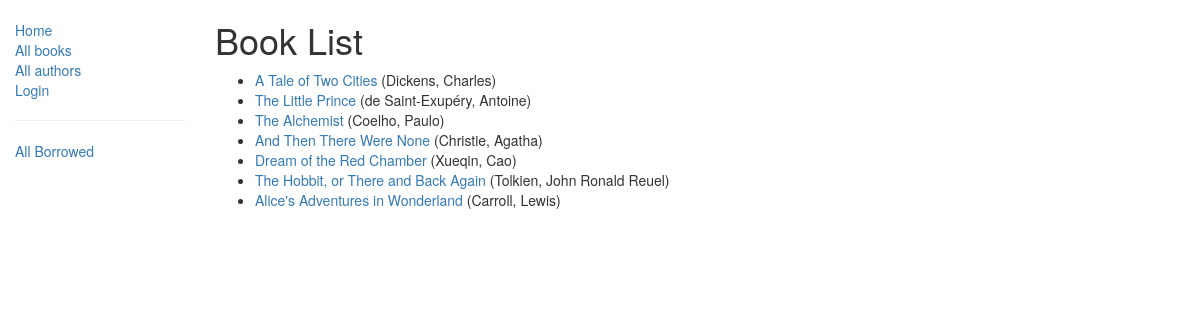
/catalog/books/, run on the app's committed database.
### catalog/models.py (models this page shows, shortened)
class Book(models.Model):
    title = models.CharField(max_length=200)
    author = models.ForeignKey('Author', on_delete=models.SET_NULL, null=True)
    summary = models.TextField(max_length=1000, help_text="Enter a brief description of the book")
    isbn = models.CharField('ISBN',max_length=13, help_text='13 Character <a href="https://www.isbn-international.org/content/what-isbn">ISBN number</a>')
    genre = models.ManyToManyField(Genre, help_text="Select a genre for this book")
    language = models.ForeignKey('Language', on_delete=models.SET_NULL, null=True)
    cover = models.ImageField(upload_to ='images/', help_text="Select a cover for this book", null=True)
    def get_absolute_url(self):
        return reverse('book-detail', args=[str(self.id)])
    def display_genre(self):
        """
        Creates a string for the Genre. This is required to display genre in Admin.
        """
        return ', '.join([genre.name for genre in self.genre.all()[:3]])
    display_genre.short_description = 'Genre'

class Author(models.Model):
    first_name = models.CharField(max_length=100)
    last_name = models.CharField(max_length=100)
    date_of_birth = models.DateField(null=True, blank=True)
    date_of_death = models.DateField('Died', null=True, blank=True)
    def __str__(self):
        return '%s, %s' % (self.last_name, self.first_name)

### catalog/views.py (the view)
class BookListView(generic.ListView):
    model = Book
    paginate_by = 10

### catalog/templates/catalog/book_list.html
{% extends "base_generic.html" %}
{% block content %}
    <h1>Book List</h1>
    {% if book_list %}
    <ul>
      {% for book in book_list %}
      <li>
        <a href="{{ book.get_absolute_url }}">{{ book.title }}</a> ({{book.author}})
      </li>
      {% endfor %}
    </ul>
    {% else %}
      <p>There are no books in the library.</p>
    {% endif %}
{% endblock %}

### data on the page
Book: title "A Tale of Two Cities", author "Dickens, Charles"
Book: title "The Little Prince", author "de Saint-Exupéry, Antoine"
Book: title "The Alchemist", author "Coelho, Paulo"
Book: title "And Then There Were None", author "Christie, Agatha"
Book: title "Dream of the Red Chamber", author "Xueqin, Cao"
Book: title "The Hobbit, or There and Back Again", author "Tolkien, John Ronald Reuel"
Book: title "Alice's Adventures in Wonderland", author "Carroll, Lewis"
